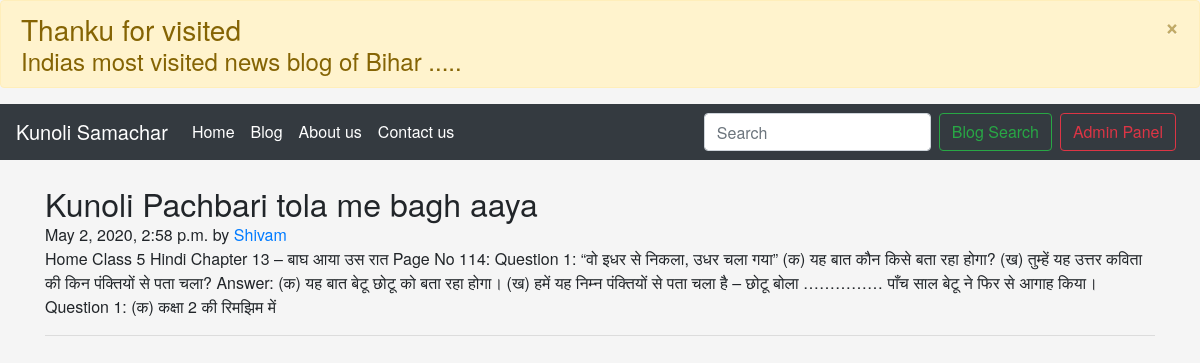
/blog/pachbaritola, run on the app's committed database.
### blog/models.py (models this page shows, shortened)
class Post(models.Model):
    sno=models.AutoField(primary_key=True)
    title=models.CharField(max_length=255)
    slug=models.CharField(max_length=150)
    content=models.TextField()
    author=models.CharField(max_length=23)
    timeStamp=models.DateTimeField(blank=True)

### blog/views.py (the view)
# urls.py: path('<str:slug>', views.blogpost, name='blogpost'),
def blogpost(request,slug):
    post=Post.objects.filter(slug=slug).first()
    context={'post': post}
    return render(request, 'blog/blogpost.html',context)

### templates/blog/blogpost.html (shortened to what this page needs)
{% extends "base.html" %}
{% block body %}
<div class="container my-4">
    <h2 class="bog-post-tittle">{{post.title}}</h2>
    <p class="blog-post-meta">{{post.timeStamp}} by <a href="/aboutus">{{post.author}}</a> </p>
    <p>{{post.content}}</p>
    <hr>
</div>
{% endblock body %}

### static/css/style.css (style rules this page uses)
body, h1, h2, h3, h4, p, ul, ol, form, fieldset, figure { margin: 0; padding: 0; }
div, figure, img, input, button { box-sizing: border-box; }
a { text-decoration: none; }

### data on the page
Post: title "Kunoli Pachbari tola me bagh aaya", timeStamp "May 2, 2020, 2:58 p.m.", author "Shivam", content "Home Class 5 Hindi Chapter 13 – बाघ आया उस रात Page No 114: Question 1: “वो इधर से निकला, उधर चला गया” (क) यह बात कौन किसे बता रहा होगा? (ख) तुम्हें यह उत्तर कविता की किन पंक्तियों से पता चला? Answer: (क) यह बात बेटू छोटू को बता रहा होगा। (ख) हमें यह निम्न पंक्तियों से पता चला है – छोटू बोला …………… पाँच साल बेटू ने फिर से आगाह किया। Question 1: (क) कक्षा 2 की रिमझिम में"
